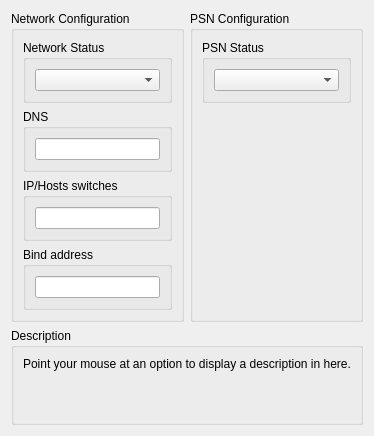
      <widget class="QWidget" name="networkTab">
       <attribute name="title">
        <string>Network</string>
       </attribute>
       <layout class="QVBoxLayout" name="networkTab_layout" stretch="0,1,0">
        <item>
         <layout class="QHBoxLayout" name="networkTabLayout" stretch="0,0">
          <item>
           <widget class="QGroupBox" name="gb_network_status">
            <property name="title">
             <string>Network Configuration</string>
            </property>
            <layout class="QVBoxLayout" name="gb_network_status_layout" stretch="0,0,0,0,0">
             <item>
              <widget class="QGroupBox" name="gb_netStatusBox">
               <property name="title">
                <string>Network Status</string>
               </property>
               <layout class="QVBoxLayout" name="gb_netStatusBox_layout">
                <item>
                 <widget class="QComboBox" name="netStatusBox"/>
                </item>
               </layout>
              </widget>
             </item>
             <item>
              <widget class="QGroupBox" name="gb_edit_dns">
               <property name="title">
                <string>DNS</string>
               </property>
               <layout class="QVBoxLayout" name="gb_edit_dns_layout">
                <item>
                 <widget class="QLineEdit" name="edit_dns">
                  <property name="sizePolicy">
                   <sizepolicy hsizetype="Preferred" vsizetype="Fixed">
                    <horstretch>0</horstretch>
                    <verstretch>0</verstretch>
                   </sizepolicy>
                  </property>
                 </widget>
                </item>
               </layout>
              </widget>
             </item>
             <item>
              <widget class="QGroupBox" name="gb_edit_swaps">
               <property name="title">
                <string>IP/Hosts switches</string>
               </property>
               <layout class="QVBoxLayout" name="gb_edit_swaps_layout">
                <item>
                 <widget class="QLineEdit" name="edit_swaps">
                  <property name="sizePolicy">
                   <sizepolicy hsizetype="Preferred" vsizetype="Fixed">
                    <horstretch>0</horstretch>
                    <verstretch>0</verstretch>
                   </sizepolicy>
                  </property>
                 </widget>
                </item>
               </layout>
              </widget>
             </item>
             <item>
              <widget class="QGroupBox" name="gb_edit_bind">
               <property name="title">
                <string>Bind address</string>
               </property>
               <layout class="QVBoxLayout" name="gb_edit_bind_layout">
                <item>
                 <widget class="QLineEdit" name="edit_bind">
                  <property name="sizePolicy">
                   <sizepolicy hsizetype="Preferred" vsizetype="Fixed">
                    <horstretch>0</horstretch>
                    <verstretch>0</verstretch>
                   </sizepolicy>
                  </property>
                 </widget>
                </item>
               </layout>
              </widget>
             </item>
             <item>
              <spacer name="networkTabSpacerLeft">
               <property name="orientation">
                <enum>Qt::Vertical</enum>
               </property>
               <property name="sizeType">
                <enum>QSizePolicy::MinimumExpanding</enum>
               </property>
               <property name="sizeHint" stdset="0">
                <size>
                 <width>0</width>
                 <height>0</height>
                </size>
               </property>
              </spacer>
             </item>
            </layout>
           </widget>
          </item>
          <item>
           <widget class="QGroupBox" name="gb_psn_config">
            <property name="title">
             <string>PSN Configuration</string>
            </property>
            <layout class="QVBoxLayout" name="gb_psn_config_layout">
             <item>
              <widget class="QGroupBox" name="gb_psnStatusBox">
               <property name="title">
                <string>PSN Status</string>
               </property>
               <layout class="QVBoxLayout" name="gb_psnStatusBox_layout">
                <item>
                 <widget class="QComboBox" name="psnStatusBox"/>
                </item>
               </layout>
              </widget>
             </item>
             <item>
              <spacer name="networkTabSpacerRight">
               <property name="orientation">
                <enum>Qt::Vertical</enum>
               </property>
               <property name="sizeType">
                <enum>QSizePolicy::MinimumExpanding</enum>
               </property>
               <property name="sizeHint" stdset="0">
                <size>
                 <width>0</width>
                 <height>0</height>
                </size>
               </property>
              </spacer>
             </item>
            </layout>
           </widget>
          </item>
         </layout>
        </item>
        <item>
         <spacer name="networkTabSpacer">
          <property name="orientation">
           <enum>Qt::Vertical</enum>
          </property>
          <property name="sizeType">
           <enum>QSizePolicy::MinimumExpanding</enum>
          </property>
          <property name="sizeHint" stdset="0">
           <size>
            <width>0</width>
            <height>0</height>
           </size>
          </property>
         </spacer>
        </item>
        <item>
         <widget class="QGroupBox" name="gb_description_network">
          <property name="title">
           <string>Description</string>
          </property>
          <layout class="QVBoxLayout" name="gb_description_network_layout">
           <item>
            <widget class="QLabel" name="description_network">
             <property name="text">
              <string>Point your mouse at an option to display a description in here.


</string>
             </property>
             <property name="textFormat">
              <enum>Qt::PlainText</enum>
             </property>
             <property name="alignment">
              <set>Qt::AlignLeading|Qt::AlignLeft|Qt::AlignTop</set>
             </property>
             <property name="wordWrap">
              <bool>true</bool>
             </property>
            </widget>
           </item>
          </layout>
         </widget>
        </item>
       </layout>
      </widget>
